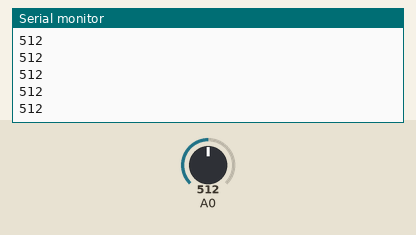
This program was run on a simulated Arduino Mega 2560, built with avr-gcc and run on an emulated ATmega2560. Parts: the last lines printed to the serial monitor. Inputs (shaded band) come from the test bench; at power-on: A0 = 512.

Above: at 0.8 s.
0.9 s: A0 set to 716
At 1.5 s:
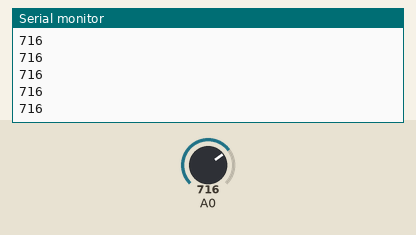
2.4 s: A0 set to 900
At 2.9 s:
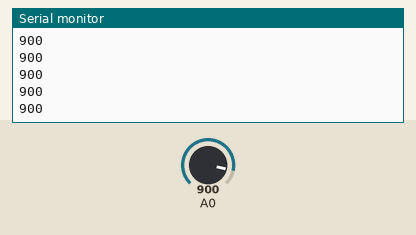
Timing chart, 0 to 5.4 s (numbered marks = the images above; inputs shaded):
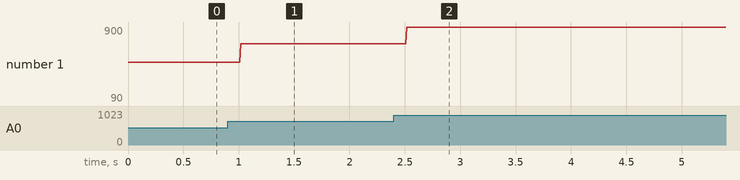

Measured:
- after the input at 0.9 s, the serial monitor: prints a new line after 0.12 s (image 1)
- after the input at 2.4 s, the serial monitor: prints a new line after 0.12 s (image 2)
- plotted number 1: 512 → 716 after the input at 0.9 s, 716 → 90 after the input at 2.4 s

The program:

main.cpp
```cpp
// Author:
// Net ID:
// Date:
// Assignment:
//
// Description: This file contains a programmatic overall description of the
// program. It should never contain assignments to special function registers
// for the exception key one-line code such as checking the state of the pin.
//
// Requirements:
//----------------------------------------------------------------------//

#include <avr/io.h>
#include <Arduino.h>
#include "PWM.h"
#include "timer.h"
#include "adc.h"

int main(){
initADC();
Serial.begin(5600);
unsigned int result=0;
  while(1){
   result=ADCL;
   result+=((unsigned int)ADCH<<8);
   Serial.println(result);
  }

  return 0;
}
```

PWM.cpp
```cpp
/// Author:        Andrew Enriquez,
// Net ID:         andrewenriquez,
// Date:           10/24/2018
// Assignment:     Lab 4
//------------------------------------------------------------------//
#include "PWM.h"

void initPWMTimer1() {
    DDRB |= (1 << DDB5); //pin 11 on dev board

    // set Fast PWM 10-bit mode, non-inverting
    TCCR1A |= (1 << COM1A1) | (1 << WGM11) | (1 << WGM10);
    TCCR1B |= (1 << WGM12) | (1 << CS10);

    //duty cycle to 25%
    OCR1A = 255;
}
```

PWM.h
```cpp
#ifndef PWM_H
#define PWM_H

#include <avr/io.h>

void initPWMTimer1();
//void delayUs(unsigned int delay);

#endif
```

adc.cpp
```cpp
#include "adc.h"
#include <avr/io.h>


void initADC()
{
    //set voltage reference and right shift
    ADMUX |= (1 << REFS0);

    //Right Adjust
    ADMUX &= ~(1 << ADLAR);

    //set free running
    ADCSRB &= ~(1 << ADTS2 | 1<<ADTS1 | 1 << ADTS0);

    //enable auto-triggering and turn on ADC
    ADCSRA |= (1 << ADEN) | (1 << ADATE);

    // disable digital input
    DIDR0 |= (1 << ADC2D) | (1 << ADC1D) | (1 << ADC0D);

    //start conversion
    ADCSRA |= (1 << ADSC);
}
```

adc.h
```cpp
#ifndef ADC_H
#define ADC_H

void initADC();

#endif
```

switch.cpp
```cpp
/// Author:        Rachael Seedenburg,
// Net ID:         rtseeden,
// Date:           10/28/2018
// Assignment:     Lab 4
//------------------------------------------------------------------//
// Description: This file implements the initialization of an external
// switch.
//----------------------------------------------------------------------//

#include "switch.h"
#include <avr/io.h>

/*
 * Initializes pull-up resistor on PB3 and sets it into input mode
 */
void initSwitchPB3(){
  // enable pin-change interrupts
  // enable interrupts on PB3
    DDRB &= ~(1<<DDB3);//setting PB3 as an input
    PORTB |= (1<< PORTB3);


    PCICR |= (1<<PCIE0);//enabling pins 7-0 to be detected
    PCMSK0 |= (1<<PCINT3);//enabling interupts from PB3 to be detected


}
 
```

switch.h
```cpp
/// Author:        Rachael Seedenburg,
// Net ID:         rtseeden,
// Date:           10/28/2018
// Assignment:     Lab 4
//------------------------------------------------------------------//
// Description: Function prototypes for switch.cpp
//----------------------------------------------------------------------//

#ifndef SWITCH_H
#define SWITCH_H

void initSwitchPB3();

#endif
```

timer.cpp
```cpp
/// Author:        Andrew Enriquez,
// Net ID:         andrewenriquez,
// Date:           10/24/2018
// Assignment:     Lab 4
//----------------------------------------------------------------------//

#include "timer.h"

/* Initialize timer 0, you should not turn the timer on here. You will need to
* use CTC mode
*/
void initTimer0(){
  //This is CTC mode for timer 1.
  /*TCCR1B |= (1 << WGM12);
  TCCR1A &= ~(1 << WGM10) | ~(1 << WGM11);
  */
  // Set the mode to be CTC for timer0
  TCCR0A |= (1 << WGM01);
  TCCR0A &= ~(1 << WGM00);
  TCCR0B &= ~(1 << WGM02);

}

/* This delays the program an amount specified by unsigned int delay.
*/
void delayUs(unsigned int delay){
  delay = 2*delay; //needed
  // Make sure the appropriate flag is down
  TIFR0 |= (1 << OCF0A);

  // Clear the timer
  TCNT0 = 0;


  //This is for timer 1 High and low registers
  // Make CTC Mode is set to Timer1 if you want to use Timer 1 as a delay
  /*OCR1AH = (0xff & (delay >> 8)); //first 8 bits set to high
  OCR1AL = (0xff & (delay)); //last 8 bits set to low
  */

  // clear the timer
  TCNT0 = 0;

  // calculate the TOP value and assign it to OCR1A
    TIFR0 |= (1 << OCF0A);


  // Turn on the timer with prescalar of 8
  TCCR0B |= (1 << CS01);

  // Do nothing while the OCF0A flag is not up
  while(!(TIFR0 & (1 << OCF0A)));

  // Clear the OCF0A flag

  // Turn off the timer
  TCCR0B &= ~(1 << CS02 | 1 << CS01 | 1 << CS00);

}
```

timer.h
```cpp
/// Author:        Andrew Enriquez,
// Net ID:         andrewenriquez,
// Date:           10/24/2018
// Assignment:     Lab 4
//----------------------------------------------------------------------//

#ifndef TIMER_H
#define TIMER_H

#include <avr/io.h>

void initTimer0();
void delayUs(unsigned int delay);

#endif
```

timer4.cpp
```cpp
// Author: Rachael Seedenburg
// Net ID:   rtseeden
// Date:
// Assignment:     Lab 4
//----------------------------------------------------------------------//

#include "timer4.h"

/* Initialize timer 4, you should not turn the timer on here. You will need to
* use CTC mode
*/
void initTimer4(){
  //Set the mode to CTC
  TCCR4B |= (1 << WGM42);
  TCCR4A &= ~(1<<WGM41)|~(1<<WGM43)|~(1<<WGM40);

}

/* This delays the program an amount specified by unsigned int delay.
*/
void delayUs(unsigned int delay){

  // calculate what value goes in OCR0A per microsecond
  delay=2*delay;
  OCR4AH = (delay >> 8) & 0xFF;
  OCR4AL = delay & 0xFF;

  // Make sure the appropriate flag is down
  TIFR4 |= (1 << OCF1A);

  // Clear the timer
  TCNT4H= 0;
  TCNT4L= 0;

  // turn on the timer by setting the pre-scaler to 8
  TCCR4B |= (1 << CS41);

  // while the flag is down, do not do anything.
  while(!(TIFR4 & (1 << OCF4A)));

  // Turn the clock back off
  TCCR4B &= ~(1 << CS42 | 1 << CS41 | 1 << CS40);
}
```

timer4.h
```cpp

```
